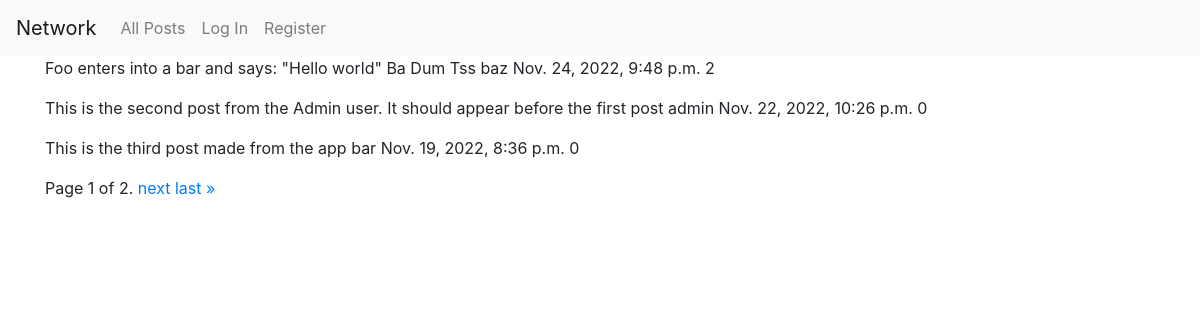
The app's page /, older data.
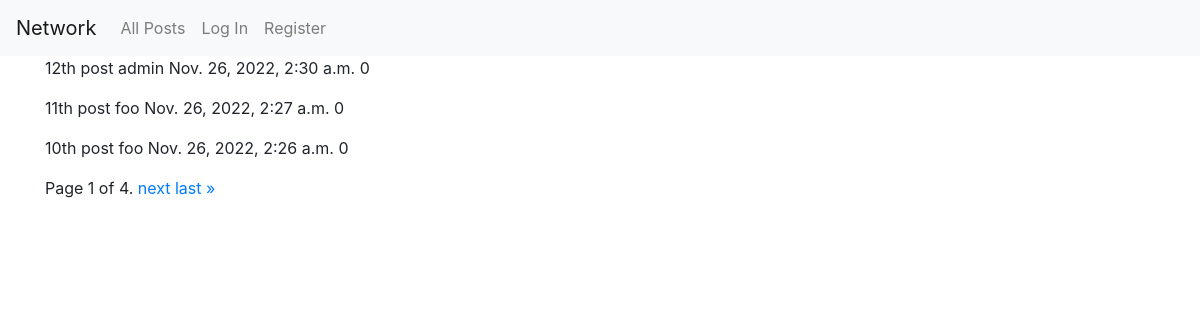
The same page, newer data.
### network/models.py (models this page shows, shortened)
class Post(models.Model):
    content = models.TextField()
    poster = models.ForeignKey('User', on_delete=models.SET_NULL, null=True, related_name="own_posts")
    creation_date = models.DateTimeField(auto_now_add=True)
    def get_likes(self):
        return self.likes.all().count()
    def get_posts(type, user=None):
        posts = Post.objects.all().order_by('-creation_date')
        if type == 'ALL': return posts
        if type == 'USER': return posts.filter(poster=user)
        if type == 'FOLLOWING': return posts.filter(poster__in=user.following.all())

class User(AbstractUser):
    following = models.ManyToManyField('User', blank=True, related_name='followers')

### network/views.py (the view)
# urls.py: path("", views.index, name="index"),
def index(request, posts=None):
    if posts: pass
    else: posts = Post.get_posts(type='ALL')
    items_per_page = 3
    pages = Paginator(posts, items_per_page)
    page_number = request.GET.get('page')
    page_obj = pages.get_page(page_number)
    return render(request, "network/index.html", {
        'form': PostForm(),
        'page_obj': page_obj,
    })

### network/templates/network/index.html (shortened to what this page needs)
{% extends "network/layout.html" %}
{% load static %}
{% block body %}
    {% for post in page_obj %}
        <p>
            {{ post.content }}
            {{ post.poster }}
            {{ post.creation_date }}
            {{ post.get_likes }}
        </p>
    {% endfor %}
    <div class="pagination">
        <span class="step-links">
            <span class="current">
                Page {{ page_obj.number }} of {{ page_obj.paginator.num_pages }}.
            </span>
            {% if page_obj.has_next %}
                <a href="?page={{ page_obj.next_page_number }}">next</a>
                <a href="?page={{ page_obj.paginator.num_pages }}">last &raquo;</a>
            {% endif %}
        </span>
    </div>
{% endblock %}

Row changes from the older to the newer data that the page shows:
no longer on this page (row unchanged): Post: content "Foo enters into a bar and says: \"Hello world\" Ba Dum Tss", poster "baz", creation_date "Nov. 24, 2022, 9:48 p.m.", get_likes "2"
no longer on this page (row unchanged): Post: content "This is the second post from the Admin user. It should appear before the first post", poster "admin", creation_date "Nov. 22, 2022, 10:26 p.m.", get_likes "0"
no longer on this page (row unchanged): Post: content "This is the third post made from the app", poster "bar", creation_date "Nov. 19, 2022, 8:36 p.m.", get_likes "0"
added Post: content "12th post", poster "admin", creation_date "Nov. 26, 2022, 2:30 a.m.", get_likes "0"
added Post: content "11th post", poster "foo", creation_date "Nov. 26, 2022, 2:27 a.m.", get_likes "0"
added Post: content "10th post", poster "foo", creation_date "Nov. 26, 2022, 2:26 a.m.", get_likes "0"
Text that changed along with them:
{{ page_obj.paginator.num_pages }}: "2" → "4"
